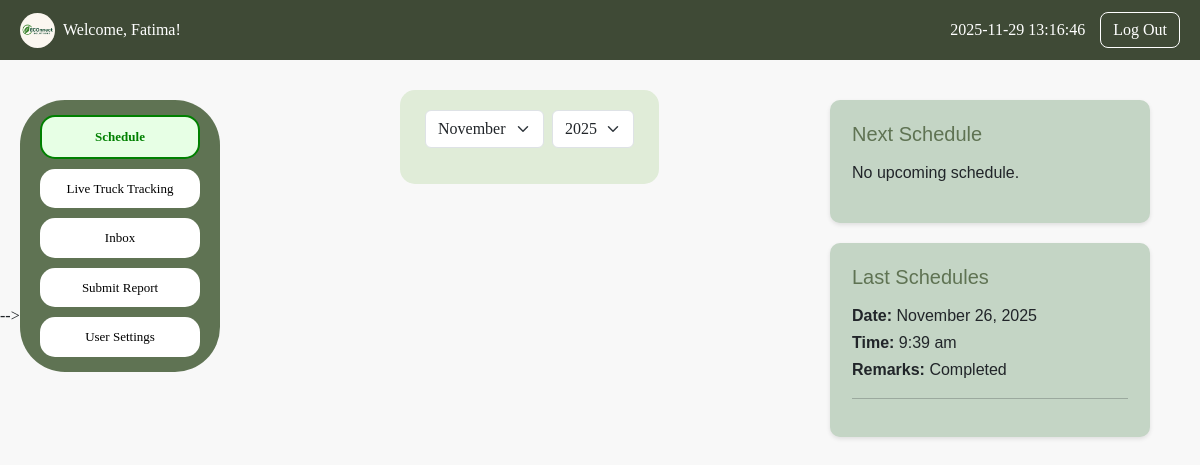
Page /users/usersDash.php (signed in) on the earlier database version.
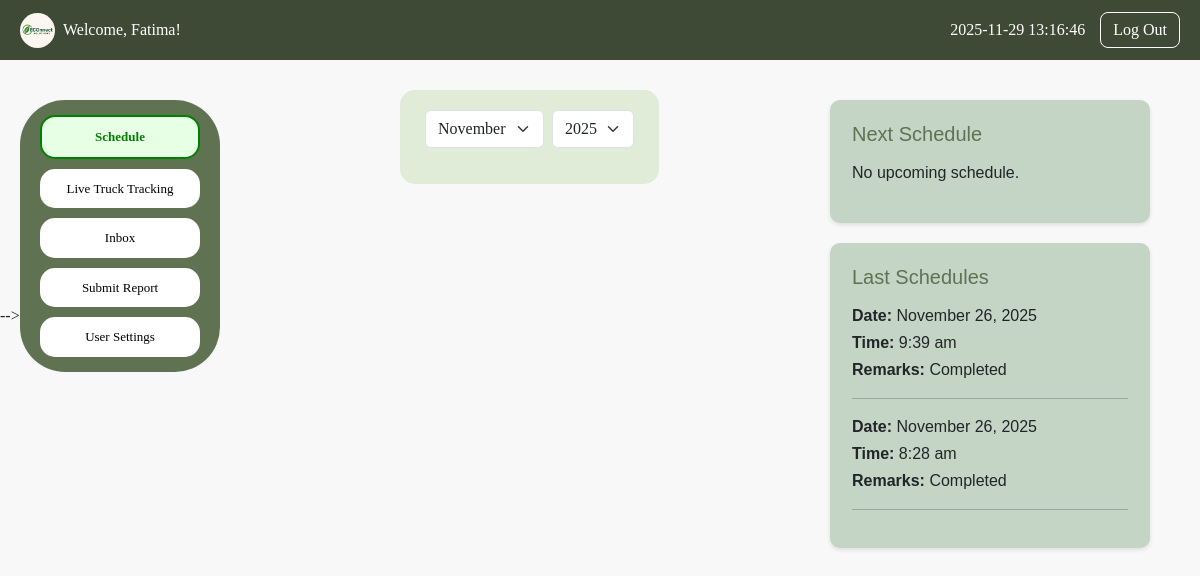
Same page on the later database version.
### tables this page shows
CREATE TABLE `collection_schedule` (
  `id` int(11) NOT NULL,
  `barangay` varchar(100) NOT NULL,
  `date` date NOT NULL,
  `time` time NOT NULL
);

### users/usersDash.php (the view, shortened to what this page needs)
<?php
include 'header.php';
include 'nav.php';
$user_id = $_SESSION['user_id'];
$stmt = $conn->prepare("SELECT * FROM users WHERE id = ?");
$stmt->bind_param("i", $user_id);
$stmt->execute();
$user = $stmt->get_result()->fetch_assoc();
$barangay = $user['barangay'];
$nextStmt = $conn->prepare("SELECT * FROM collection_schedule WHERE barangay = ? AND date >= CURDATE() ORDER BY date ASC, time ASC LIMIT 1");
$nextStmt->bind_param("s", $barangay);
$nextStmt->execute();
$nextSchedule = $nextStmt->get_result()->fetch_assoc();
$lastStmt = $conn->prepare("SELECT * FROM collection_schedule WHERE barangay = ? AND date < CURDATE() ORDER BY date DESC, time DESC LIMIT 2");
$lastStmt->bind_param("s", $barangay);
$lastStmt->execute();
$lastSchedules = $lastStmt->get_result()->fetch_all(MYSQLI_ASSOC);
?>
<div class="page-container">
    <div class="calendar-wrapper">
        <div class="calendar-box">
            <div class="d-flex justify-content-center mb-3 gap-2">
                <select id="monthSelect" class="form-select w-auto">
                    <?php
                    $months = ['January','February','March','April','May','June','July','August','September','October','November','December'];
                    foreach($months as $index => $month){
                        echo "<option value='$index'>$month</option>";
                    }
                    ?>
                </select>
                <select id="yearSelect" class="form-select w-auto"></select>
            </div>
        </div>
    </div>
    <div class="right-section">
        <div class="schedule-box">
            <h3>Next Schedule</h3>
            <?php if($nextSchedule): ?>
                <p><strong>Date:</strong> <?= date("F d, Y", strtotime($nextSchedule['date'])) ?></p>
                <p><strong>Time:</strong> <?= date("g:i a", strtotime($nextSchedule['time'])) ?></p>
            <?php else: ?>
                <p>No upcoming schedule.</p>
            <?php endif; ?>
        </div>
        <div class="schedule-box">
            <h3>Last Schedules</h3>
            <?php if($lastSchedules): ?>
                <?php foreach($lastSchedules as $schedule): ?>
                    <div class="schedule-entry">
                        <p><strong>Date:</strong> <?= date("F d, Y", strtotime($schedule['date'])) ?></p>
                        <p><strong>Time:</strong> <?= date("g:i a", strtotime($schedule['time'])) ?></p>
                        <p><strong>Remarks:</strong> Completed</p>
                    </div>
                    <hr>
                <?php endforeach; ?>
            <?php else: ?>
                <p>No previous schedules.</p>
            <?php endif; ?>
        </div>
    </div>
</div>

Differences in the rows shown:
added collection_schedule: date "November 26, 2025", time "8:28 am"
